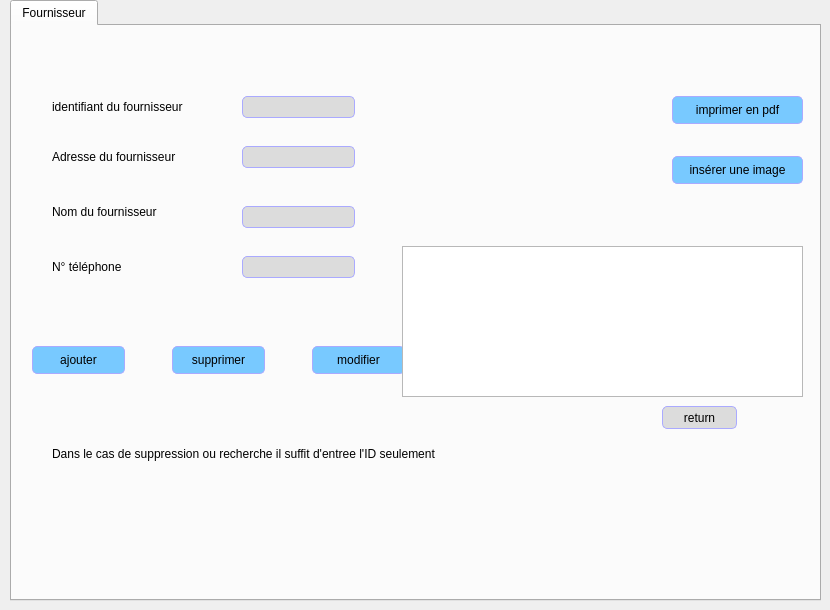
        <widget class="QWidget" name="page_18">
         <widget class="QTabWidget" name="tabWidget_14">
          <property name="geometry">
           <rect>
            <x>10</x>
            <y>0</y>
            <width>811</width>
            <height>601</height>
           </rect>
          </property>
          <widget class="QWidget" name="tab_17">
           <attribute name="title">
            <string>Fournisseur</string>
           </attribute>
           <widget class="QPushButton" name="pushButton_32">
            <property name="geometry">
             <rect>
              <x>650</x>
              <y>380</y>
              <width>75</width>
              <height>23</height>
             </rect>
            </property>
            <property name="styleSheet">
             <string notr="true">QPushButton:checked {
    background-color: qlineargradient(spread:pad, x1:0, y1:0, x2:0, y2:1,   stop:0 rgb(120, 201, 255), stop:1 rgb(120, 0, 255))
}

QPushButton:hover {

	
	background-color: rgb(255, 0, 0);
}
QPushButton {
    background-color: rgb(220,220,220);
 border: 1px solid black;
	border-color: rgb(170, 170, 255);
     border-radius: 5px;
}</string>
            </property>
            <property name="text">
             <string>return</string>
            </property>
           </widget>
           <widget class="QLineEdit" name="lineEdit_19">
            <property name="geometry">
             <rect>
              <x>230</x>
              <y>70</y>
              <width>113</width>
              <height>22</height>
             </rect>
            </property>
            <property name="styleSheet">
             <string notr="true">background-color: rgb(220,220,220);
 border: 1px solid black;
	border-color: rgb(170, 170, 255);
     border-radius: 5px;</string>
            </property>
           </widget>
           <widget class="QPushButton" name="pushButton_57">
            <property name="geometry">
             <rect>
              <x>160</x>
              <y>320</y>
              <width>93</width>
              <height>28</height>
             </rect>
            </property>
            <property name="styleSheet">
             <string notr="true">QPushButton:checked {
    background-color: qlineargradient(spread:pad, x1:0, y1:0, x2:0, y2:1,   stop:0 rgb(120, 201, 255), stop:1 rgb(120, 0, 255))
}

QPushButton:hover {

	background-color: rgb(170, 255, 255);
}
QPushButton {
     background-color: rgb(120, 201, 255); border: 1px solid black;
	border-color: rgb(170, 170, 255);
     border-radius: 5px;
}</string>
            </property>
            <property name="text">
             <string>supprimer</string>
            </property>
           </widget>
           <widget class="QLineEdit" name="lineEdit_18">
            <property name="geometry">
             <rect>
              <x>230</x>
              <y>120</y>
              <width>113</width>
              <height>22</height>
             </rect>
            </property>
            <property name="styleSheet">
             <string notr="true">background-color: rgb(220,220,220);
 border: 1px solid black;
	border-color: rgb(170, 170, 255);
     border-radius: 5px;</string>
            </property>
           </widget>
           <widget class="QPushButton" name="pushButton_61">
            <property name="geometry">
             <rect>
              <x>660</x>
              <y>130</y>
              <width>131</width>
              <height>28</height>
             </rect>
            </property>
            <property name="styleSheet">
             <string notr="true">QPushButton:checked {
    background-color: qlineargradient(spread:pad, x1:0, y1:0, x2:0, y2:1,   stop:0 rgb(120, 201, 255), stop:1 rgb(120, 0, 255))
}

QPushButton:hover {

	background-color: rgb(170, 255, 255);
}
QPushButton {
     background-color: rgb(120, 201, 255); border: 1px solid black;
	border-color: rgb(170, 170, 255);
     border-radius: 5px;
}</string>
            </property>
            <property name="text">
             <string>insérer une image</string>
            </property>
           </widget>
           <widget class="QLabel" name="label_22">
            <property name="geometry">
             <rect>
              <x>40</x>
              <y>160</y>
              <width>131</width>
              <height>51</height>
             </rect>
            </property>
            <property name="text">
             <string>Nom du fournisseur</string>
            </property>
           </widget>
           <widget class="QLabel" name="label_24">
            <property name="geometry">
             <rect>
              <x>40</x>
              <y>70</y>
              <width>131</width>
              <height>21</height>
             </rect>
            </property>
            <property name="text">
             <string>identifiant du fournisseur</string>
            </property>
           </widget>
           <widget class="QLabel" name="label_23">
            <property name="geometry">
             <rect>
              <x>40</x>
              <y>120</y>
              <width>151</width>
              <height>21</height>
             </rect>
            </property>
            <property name="text">
             <string>Adresse du fournisseur</string>
            </property>
           </widget>
           <widget class="QPushButton" name="pushButton_58">
            <property name="geometry">
             <rect>
              <x>300</x>
              <y>320</y>
              <width>93</width>
              <height>28</height>
             </rect>
            </property>
            <property name="styleSheet">
             <string notr="true">QPushButton:checked {
    background-color: qlineargradient(spread:pad, x1:0, y1:0, x2:0, y2:1,   stop:0 rgb(120, 201, 255), stop:1 rgb(120, 0, 255))
}

QPushButton:hover {

	background-color: rgb(170, 255, 255);
}
QPushButton {
     background-color: rgb(120, 201, 255); border: 1px solid black;
	border-color: rgb(170, 170, 255);
     border-radius: 5px;
}</string>
            </property>
            <property name="text">
             <string>modifier</string>
            </property>
           </widget>
           <widget class="QPushButton" name="pushButton_56">
            <property name="geometry">
             <rect>
              <x>20</x>
              <y>320</y>
              <width>93</width>
              <height>28</height>
             </rect>
            </property>
            <property name="styleSheet">
             <string notr="true">QPushButton:checked {
    background-color: qlineargradient(spread:pad, x1:0, y1:0, x2:0, y2:1,   stop:0 rgb(120, 201, 255), stop:1 rgb(120, 0, 255))
}

QPushButton:hover {

	background-color: rgb(170, 255, 255);
}
QPushButton {
     background-color: rgb(120, 201, 255); border: 1px solid black;
	border-color: rgb(170, 170, 255);
     border-radius: 5px;
}</string>
            </property>
            <property name="text">
             <string>ajouter</string>
            </property>
           </widget>
           <widget class="QLineEdit" name="lineEdit_17">
            <property name="geometry">
             <rect>
              <x>230</x>
              <y>180</y>
              <width>113</width>
              <height>22</height>
             </rect>
            </property>
            <property name="styleSheet">
             <string notr="true">background-color: rgb(220,220,220);
 border: 1px solid black;
	border-color: rgb(170, 170, 255);
     border-radius: 5px;</string>
            </property>
           </widget>
           <widget class="QLabel" name="label_25">
            <property name="geometry">
             <rect>
              <x>40</x>
              <y>230</y>
              <width>151</width>
              <height>21</height>
             </rect>
            </property>
            <property name="text">
             <string>N° téléphone</string>
            </property>
           </widget>
           <widget class="QLineEdit" name="lineEdit_20">
            <property name="geometry">
             <rect>
              <x>230</x>
              <y>230</y>
              <width>113</width>
              <height>22</height>
             </rect>
            </property>
            <property name="styleSheet">
             <string notr="true">background-color: rgb(220,220,220);
 border: 1px solid black;
	border-color: rgb(170, 170, 255);
     border-radius: 5px;</string>
            </property>
           </widget>
           <widget class="QPushButton" name="pushButton_60">
            <property name="geometry">
             <rect>
              <x>660</x>
              <y>70</y>
              <width>131</width>
              <height>28</height>
             </rect>
            </property>
            <property name="styleSheet">
             <string notr="true">QPushButton:checked {
    background-color: qlineargradient(spread:pad, x1:0, y1:0, x2:0, y2:1,   stop:0 rgb(120, 201, 255), stop:1 rgb(120, 0, 255))
}

QPushButton:hover {

	background-color: rgb(170, 255, 255);
}
QPushButton {
     background-color: rgb(120, 201, 255); border: 1px solid black;
	border-color: rgb(170, 170, 255);
     border-radius: 5px;
}</string>
            </property>
            <property name="text">
             <string>imprimer en pdf</string>
            </property>
           </widget>
           <widget class="QLabel" name="label_46">
            <property name="geometry">
             <rect>
              <x>40</x>
              <y>420</y>
              <width>451</width>
              <height>16</height>
             </rect>
            </property>
            <property name="text">
             <string>Dans le cas de suppression ou recherche il suffit d'entree l'ID seulement</string>
            </property>
           </widget>
           <widget class="QTableView" name="tableView_fournisseur">
            <property name="geometry">
             <rect>
              <x>390</x>
              <y>220</y>
              <width>401</width>
              <height>151</height>
             </rect>
            </property>
           </widget>
           <widget class="QLabel" name="label_39">
            <property name="geometry">
             <rect>
              <x>350</x>
              <y>20</y>
              <width>301</width>
              <height>191</height>
             </rect>
            </property>
            <property name="text">
             <string/>
            </property>
           </widget>
          </widget>
         </widget>
        </widget>
